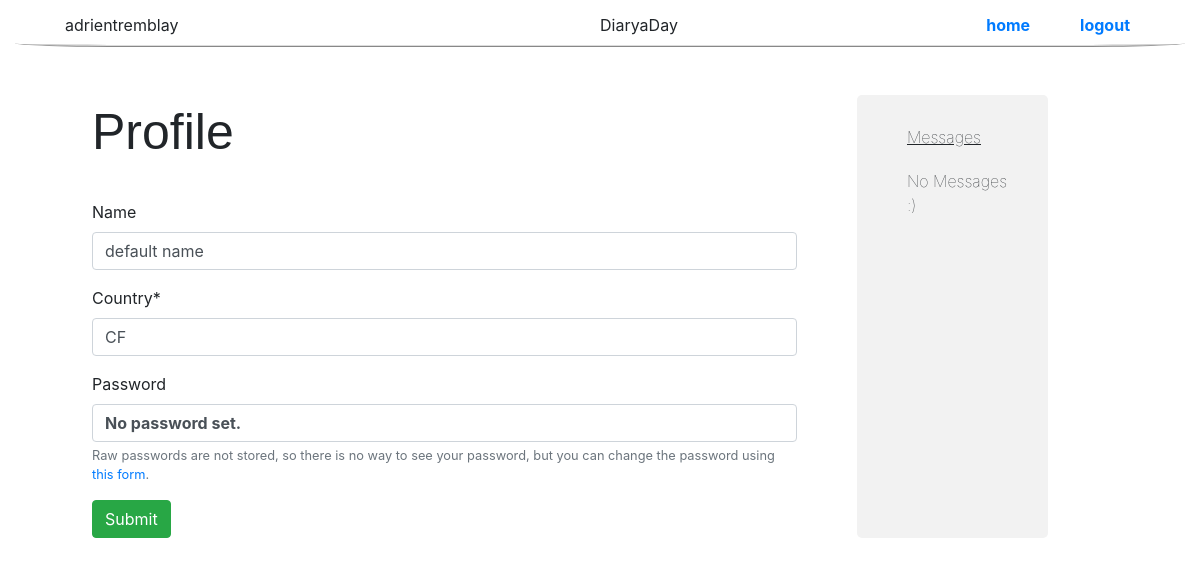
The page /diary/profile/ (signed in) on the database its author committed.
### diary/models.py (models this page shows, shortened)
class Writer(AbstractBaseUser):
    username = models.CharField(max_length=40, unique=True)
    country = CountryField(blank_label='(select country)', default = 'CA')
    name = models.CharField(max_length=100, blank=True) # not required
    USERNAME_FIELD = 'username'
    REQUIRED_FIELDS = ['password']
    objects = BaseUserManager()

### diary/views.py (the view)
# urls.py: path('profile/', views.ProfileView.as_view(), name = 'profile'),
class ProfileView(SuccessMessageMixin, generic.UpdateView):
    model = Writer
    form_class = writerChangeForm
    template_name = 'diary/profile.html'
    success_url = '/diary/'
    success_message = "Your Profile Has Been Updated!"
    def get_initial(self):
        return {
            'name': self.request.user.name,
        }
    def get_object(self):
        return get_object_or_404(Writer, pk=self.request.user.id)

### diary/forms.py
class writerChangeForm(UserChangeForm):
    password = ReadOnlyPasswordHashField(
        label=_("Password"),
        help_text=_(
            "Raw passwords are not stored, so there is no way to see your "
            "password, but you can change the password using "
            "<a href=\"{}\">this form</a>."
        )
    )
    class Meta:
        model = Writer
        fields = ('name', 'country')
        widgets = {'country': CountrySelectWidget()}

### diary/templates/diary/profile.html (shortened to what this page needs)
{% extends 'base.html' %}
{% block content %}
{% if user.is_authenticated %}
  {% load crispy_forms_tags %}
  <div class = "diary-head">Profile</div>
  {% include 'form_template.html' %}
{% else %}
  <meta http-equiv="REFRESH" content="0;url=/">
{% endif %}
{% endblock %}

### diary/templates/header.html
<div id = "lg-header" class = "text-center">
  <div class = "centerDiv">DiaryaDay</div>
  {% if user.is_authenticated %}
    <div style = "display : inline-block ; float : left">{{ user.username }}</div>
    <div class = "hElement"><a href="{% url 'logout' %}">logout</a></div>
    <div class = "hElement"><a href="{% url 'index' %}">home</a></div>
  {% endif %}
</div>

### diary/templates/form_template.html (shortened to what this page needs)
{% load crispy_forms_tags %}
<form method="post">
  {{ form|crispy }}
  <button type="submit" class="btn btn-success">Submit</button>
</form>

### diary/static/diary/dstyles.css (style rules this page uses)
body { margin : 0 0 0 0; font-family: sans-serif; }
#lg-header { padding: 0px 50px 35px 50px; height: 30px; line-height: 30px; margin : 10px 15px 0px 15px; border-bottom: 2px ridge Gainsboro; border-radius: 10%; text-align: center; }
.diary-head { font-family: sans-serif; font-weight: lighter; font-size: 50px; margin-bottom: 30px; }
.hElement { display: inline-block; margin-left: 40px; padding : 0px 5px 0px 5px; float: right; font-weight : bold; border-radius: 20%; }
a { text-decoration: none; color: SteelBlue; }
.centerDiv { margin : 0px auto; position : absolute; display: inline-block; }

### rows shown on the page
Writer: username "adrientremblay", name "default name", country "CF"
